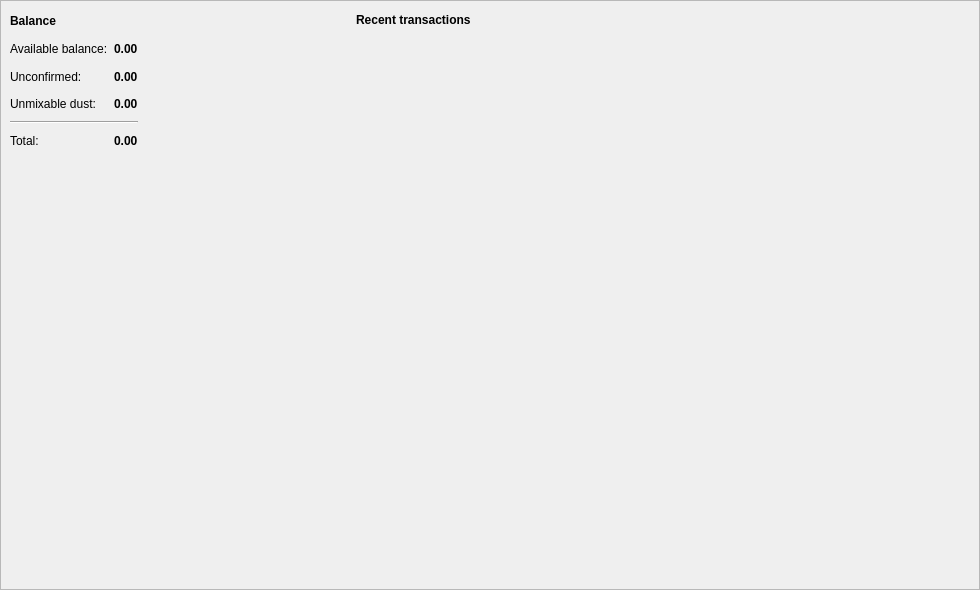
<?xml version="1.0" encoding="UTF-8"?>
<ui version="4.0">
 <class>OverviewFrame</class>
 <widget class="QFrame" name="OverviewFrame">
  <property name="geometry">
   <rect>
    <x>0</x>
    <y>0</y>
    <width>980</width>
    <height>590</height>
   </rect>
  </property>
  <property name="windowTitle">
   <string>Frame</string>
  </property>
  <property name="frameShape">
   <enum>QFrame::StyledPanel</enum>
  </property>
  <property name="frameShadow">
   <enum>QFrame::Raised</enum>
  </property>
  <layout class="QGridLayout" name="gridLayout" columnstretch="35,65">
   <property name="sizeConstraint">
    <enum>QLayout::SetDefaultConstraint</enum>
   </property>
   <property name="leftMargin">
    <number>0</number>
   </property>
   <property name="topMargin">
    <number>0</number>
   </property>
   <property name="rightMargin">
    <number>0</number>
   </property>
   <property name="bottomMargin">
    <number>0</number>
   </property>
   <property name="horizontalSpacing">
    <number>5</number>
   </property>
   <property name="verticalSpacing">
    <number>0</number>
   </property>
   <item row="0" column="0">
    <widget class="QFrame" name="m_overviewWalletFrame">
     <property name="minimumSize">
      <size>
       <width>0</width>
       <height>160</height>
      </size>
     </property>
     <property name="maximumSize">
      <size>
       <width>16777215</width>
       <height>160</height>
      </size>
     </property>
     <property name="frameShape">
      <enum>QFrame::NoFrame</enum>
     </property>
     <property name="frameShadow">
      <enum>QFrame::Raised</enum>
     </property>
     <layout class="QGridLayout" name="gridLayout_2">
      <item row="6" column="2">
       <widget class="QLabel" name="m_tickerLabel3">
        <property name="text">
         <string notr="true"/>
        </property>
       </widget>
      </item>
      <item row="6" column="1">
       <widget class="QLabel" name="m_totalBalanceLabel">
        <property name="font">
         <font>
          <weight>75</weight>
          <bold>true</bold>
         </font>
        </property>
        <property name="text">
         <string notr="true">0.00</string>
        </property>
       </widget>
      </item>
      <item row="3" column="0">
       <widget class="QLabel" name="label_4">
        <property name="text">
         <string>Unconfirmed:</string>
        </property>
       </widget>
      </item>
      <item row="5" column="0" colspan="2">
       <widget class="Line" name="line">
        <property name="orientation">
         <enum>Qt::Horizontal</enum>
        </property>
       </widget>
      </item>
      <item row="0" column="0">
       <widget class="QLabel" name="label">
        <property name="font">
         <font>
          <weight>75</weight>
          <bold>true</bold>
         </font>
        </property>
        <property name="text">
         <string>Balance</string>
        </property>
       </widget>
      </item>
      <item row="6" column="0">
       <widget class="QLabel" name="label_6">
        <property name="text">
         <string>Total:</string>
        </property>
       </widget>
      </item>
      <item row="1" column="2">
       <widget class="QLabel" name="m_tickerLabel1">
        <property name="text">
         <string notr="true"/>
        </property>
       </widget>
      </item>
      <item row="1" column="1">
       <widget class="QLabel" name="m_actualBalanceLabel">
        <property name="font">
         <font>
          <weight>75</weight>
          <bold>true</bold>
         </font>
        </property>
        <property name="text">
         <string notr="true">0.00</string>
        </property>
       </widget>
      </item>
      <item row="1" column="0">
       <widget class="QLabel" name="label_2">
        <property name="text">
         <string>Available balance:</string>
        </property>
       </widget>
      </item>
      <item row="3" column="1">
       <widget class="QLabel" name="m_pendingBalanceLabel">
        <property name="font">
         <font>
          <weight>75</weight>
          <bold>true</bold>
         </font>
        </property>
        <property name="text">
         <string notr="true">0.00</string>
        </property>
       </widget>
      </item>
      <item row="3" column="3">
       <spacer name="horizontalSpacer_2">
        <property name="orientation">
         <enum>Qt::Horizontal</enum>
        </property>
        <property name="sizeHint" stdset="0">
         <size>
          <width>40</width>
          <height>20</height>
         </size>
        </property>
       </spacer>
      </item>
      <item row="3" column="2">
       <widget class="QLabel" name="m_tickerLabel2">
        <property name="text">
         <string notr="true"/>
        </property>
       </widget>
      </item>
      <item row="4" column="0">
       <widget class="QLabel" name="label_3">
        <property name="text">
         <string>Unmixable dust:</string>
        </property>
       </widget>
      </item>
      <item row="4" column="1">
       <widget class="QLabel" name="m_unmixableBalanceLabel">
        <property name="font">
         <font>
          <weight>75</weight>
          <bold>true</bold>
         </font>
        </property>
        <property name="text">
         <string>0.00</string>
        </property>
       </widget>
      </item>
      <item row="4" column="2">
       <widget class="QLabel" name="m_tickerLabel4">
        <property name="text">
         <string/>
        </property>
       </widget>
      </item>
     </layout>
    </widget>
   </item>
   <item row="1" column="0" rowspan="2">
    <spacer name="verticalSpacer">
     <property name="orientation">
      <enum>Qt::Vertical</enum>
     </property>
     <property name="sizeType">
      <enum>QSizePolicy::Expanding</enum>
     </property>
     <property name="sizeHint" stdset="0">
      <size>
       <width>20</width>
       <height>425</height>
      </size>
     </property>
    </spacer>
   </item>
   <item row="0" column="1" rowspan="3">
    <widget class="QFrame" name="frame_2">
     <property name="minimumSize">
      <size>
       <width>0</width>
       <height>0</height>
      </size>
     </property>
     <property name="maximumSize">
      <size>
       <width>16777215</width>
       <height>16777215</height>
      </size>
     </property>
     <property name="frameShape">
      <enum>QFrame::NoFrame</enum>
     </property>
     <property name="frameShadow">
      <enum>QFrame::Raised</enum>
     </property>
     <layout class="QVBoxLayout" name="verticalLayout">
      <item>
       <layout class="QHBoxLayout" name="horizontalLayout">
        <item>
         <widget class="QLabel" name="label_8">
          <property name="font">
           <font>
            <weight>75</weight>
            <bold>true</bold>
           </font>
          </property>
          <property name="text">
           <string>Recent transactions</string>
          </property>
         </widget>
        </item>
        <item>
         <spacer name="horizontalSpacer">
          <property name="orientation">
           <enum>Qt::Horizontal</enum>
          </property>
          <property name="sizeHint" stdset="0">
           <size>
            <width>40</width>
            <height>20</height>
           </size>
          </property>
         </spacer>
        </item>
       </layout>
      </item>
      <item>
       <widget class="QTreeView" name="m_recentTransactionsView">
        <property name="palette">
         <palette>
          <active>
           <colorrole role="Base">
            <brush brushstyle="SolidPattern">
             <color alpha="0">
              <red>0</red>
              <green>0</green>
              <blue>0</blue>
             </color>
            </brush>
           </colorrole>
           <colorrole role="Window">
            <brush brushstyle="SolidPattern">
             <color alpha="0">
              <red>0</red>
              <green>0</green>
              <blue>0</blue>
             </color>
            </brush>
           </colorrole>
          </active>
          <inactive>
           <colorrole role="Base">
            <brush brushstyle="SolidPattern">
             <color alpha="0">
              <red>0</red>
              <green>0</green>
              <blue>0</blue>
             </color>
            </brush>
           </colorrole>
           <colorrole role="Window">
            <brush brushstyle="SolidPattern">
             <color alpha="0">
              <red>0</red>
              <green>0</green>
              <blue>0</blue>
             </color>
            </brush>
           </colorrole>
          </inactive>
          <disabled>
           <colorrole role="Base">
            <brush brushstyle="SolidPattern">
             <color alpha="0">
              <red>0</red>
              <green>0</green>
              <blue>0</blue>
             </color>
            </brush>
           </colorrole>
           <colorrole role="Window">
            <brush brushstyle="SolidPattern">
             <color alpha="0">
              <red>0</red>
              <green>0</green>
              <blue>0</blue>
             </color>
            </brush>
           </colorrole>
          </disabled>
         </palette>
        </property>
        <property name="focusPolicy">
         <enum>Qt::NoFocus</enum>
        </property>
        <property name="autoFillBackground">
         <bool>true</bool>
        </property>
        <property name="styleSheet">
         <string notr="true"/>
        </property>
        <property name="frameShape">
         <enum>QFrame::NoFrame</enum>
        </property>
        <property name="editTriggers">
         <set>QAbstractItemView::NoEditTriggers</set>
        </property>
        <property name="selectionMode">
         <enum>QAbstractItemView::NoSelection</enum>
        </property>
        <property name="rootIsDecorated">
         <bool>false</bool>
        </property>
        <property name="uniformRowHeights">
         <bool>true</bool>
        </property>
        <property name="itemsExpandable">
         <bool>false</bool>
        </property>
        <property name="headerHidden">
         <bool>true</bool>
        </property>
        <property name="expandsOnDoubleClick">
         <bool>false</bool>
        </property>
       </widget>
      </item>
     </layout>
    </widget>
   </item>
  </layout>
 </widget>
 <resources/>
 <connections/>
</ui>
